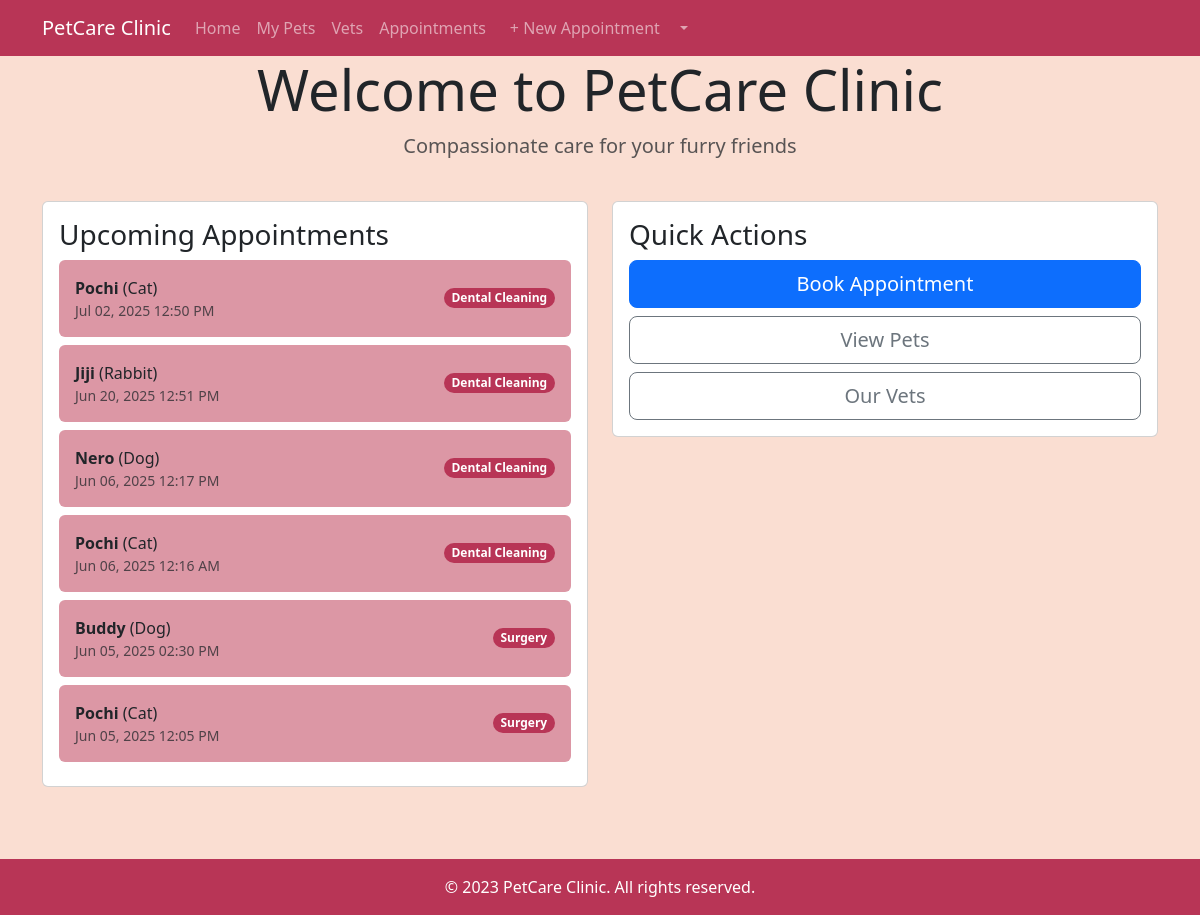
Page / (signed in) on the committed database.
### clinic/models.py (models this page shows, shortened)
class Appointment(models.Model):
    pet = models.ForeignKey(Pet, on_delete=models.CASCADE, related_name="appointments")
    vet = models.ForeignKey(Vet, on_delete=models.CASCADE, related_name="appointments")
    date = models.DateTimeField(verbose_name="Appointment Date")
    reason = models.CharField(max_length=200, verbose_name="Reason")
    class Meta:
        unique_together = ('vet', 'date')

class Pet(models.Model):
    owner = models.ForeignKey(Owner, on_delete=models.CASCADE, related_name='pets')
    name = models.CharField(max_length=100)
    species = models.CharField(max_length=50)
    breed = models.CharField(max_length=100)
    photo = models.ImageField(upload_to='pet_photos/', null=True, blank=True)
    created_at = models.DateTimeField(auto_now_add=True)
    updated_at = models.DateTimeField(auto_now=True)

### clinic/views.py (the view)
# urls.py: path('', HomeView.as_view(), name='clinic-home'),
class HomeView(ListView):
    model = Appointment
    template_name = 'clinic/home.html'
    context_object_name = 'appointments'
    ordering = ['-date']

### clinic/templates/clinic/home.html (shortened to what this page needs)
{% extends 'clinic/base.html' %}
{% block content %}
<div class="row mb-4">
    <div class="col-md-8 mx-auto text-center">
        <h1 class="display-4">Welcome to PetCare Clinic</h1>
        <p class="lead text-muted">Compassionate care for your furry friends</p>
    </div>
</div>
<div class="row">
    <div class="col-md-6">
        <div class="card mb-4 appointment-card">
            <div class="card-body">
                <h3 class="card-title">Upcoming Appointments</h3>
                {% for appointment in appointments %}
                <div class="d-flex justify-content-between align-items-center p-3 mb-2 rounded" style="background-color: var(--parrot-pink);">
                    <div>
                        <strong>{{ appointment.pet.name }}</strong> ({{ appointment.pet.species }})
                        <div class="text-muted small">{{ appointment.date|date:"M d, Y h:i A" }}</div>
                    </div>
                    <span class="badge rounded-pill" style="background-color: var(--maroon);">
                        {{ appointment.reason }}
                    </span>
                </div>
                {% empty %}
                <p>No upcoming appointments.</p>
                {% endfor %}
            </div>
        </div>
    </div>
    <div class="col-md-6">
        <div class="card">
            <div class="card-body">
                <h3 class="card-title">Quick Actions</h3>
                <div class="d-grid gap-2">
                    <a href="{% url 'appointment-create' %}" class="btn btn-primary btn-lg">
                         Book Appointment
                    </a>
                    <a href="{% url 'pet-list' %}" class="btn btn-outline-secondary btn-lg">
                         View Pets
                    </a>
                    <a href="{% url 'vet-list' %}" class="btn btn-outline-secondary btn-lg">
                         Our Vets
                    </a>
                </div>
            </div>
        </div>
    </div>
</div>
{% endblock %}

### clinic/templates/clinic/base.html (style rules this page uses)
:root { --maroon: #b83556; --parrot-pink: #dc97a5; --ucla-blue: #55768c; --lumber: #faded2; --milk-chocolate: #845747; }
body { background-color: var(--lumber); font-family: 'Segoe UI', Tahoma, Geneva, Verdana, sans-serif; }

### rows in the picture
Appointment: pet.name "Pochi", pet.species "Cat", date "Jul 02, 2025 12:50 PM", reason "Dental Cleaning"
Appointment: pet.name "Jiji", pet.species "Rabbit", date "Jun 20, 2025 12:51 PM", reason "Dental Cleaning"
Appointment: pet.name "Nero", pet.species "Dog", date "Jun 06, 2025 12:17 PM", reason "Dental Cleaning"
Appointment: pet.name "Pochi", pet.species "Cat", date "Jun 06, 2025 12:16 AM", reason "Dental Cleaning"
Appointment: pet.name "Buddy", pet.species "Dog", date "Jun 05, 2025 02:30 PM", reason "Surgery"
Appointment: pet.name "Pochi", pet.species "Cat", date "Jun 05, 2025 12:05 PM", reason "Surgery"
